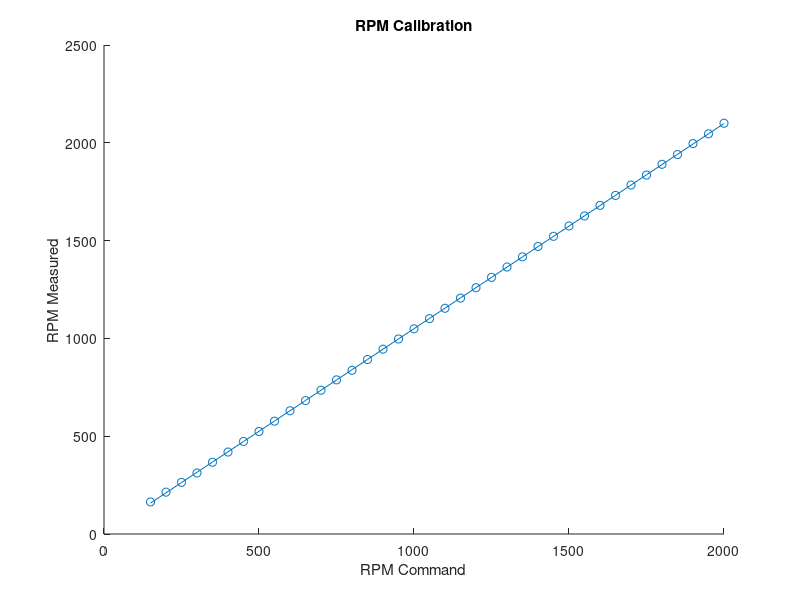

The MATLAB script that drew this image:
% read in data
rpm_data = csvread('data/rpm_data.csv', 1, 0);
rpm_cmd = rpm_data(:,1);
rpm_measured = rpm_data(:,2);

%perform regression
p = polyfit(rpm_cmd, rpm_measured, 1);
rpm = polyval(p, rpm_cmd);

%plot results
hold on
title("RPM Calibration")
xlabel("RPM Command")
ylabel("RPM Measured")
scatter(rpm_cmd, rpm_measured)
plot(rpm_cmd, rpm)

% generate outputs
b=  p(2)/p(1);
m = -1.0/p(1);

fprintf("REGRESSION RESSULTS:\n");
fprintf("RPM_CMD = RPM_TARGET * %f + %f\n", m , b); 
fprintf("Slope (m): %f\n", m);
fprintf("Offset (b): %f\n", b);

